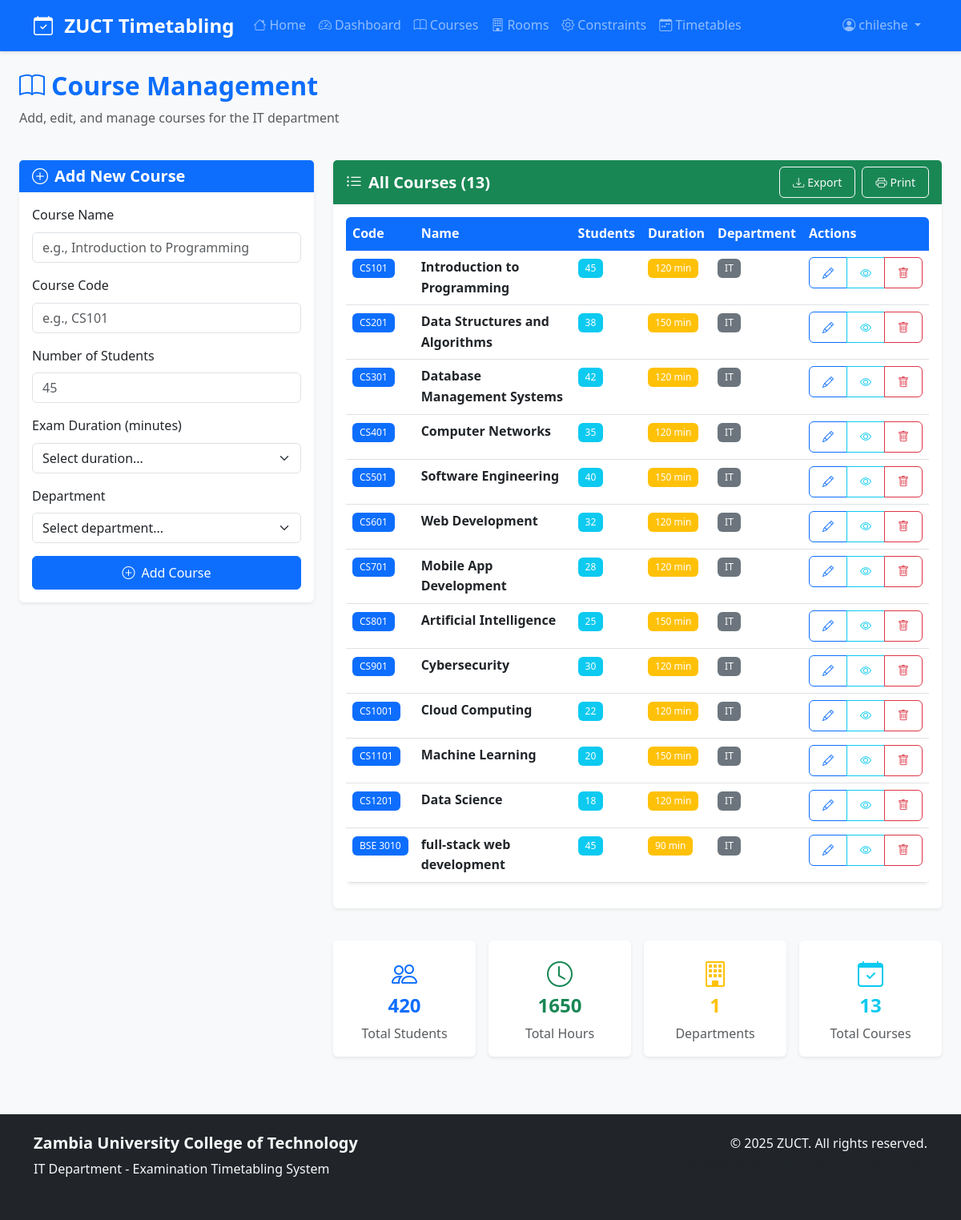
The app's page /courses (signed in) with its own data.
### models.py (models this page shows, shortened)
class User(UserMixin, db.Model):
    __tablename__ = 'user'
    id = db.Column(db.Integer, primary_key=True)
    username = db.Column(db.String(80), unique=True, nullable=False)
    email = db.Column(db.String(120), unique=True, nullable=False)
    password_hash = db.Column(db.String(255), nullable=False)
    role = db.Column(db.String(20), default='user')  # admin, user
    created_at = db.Column(db.DateTime, default=datetime.utcnow)
    oauth_provider = db.Column(db.String(50), nullable=True)  # google, facebook, github, microsoft
    oauth_provider_id = db.Column(db.String(100), nullable=True)
    full_name = db.Column(db.String(200), nullable=True)
    avatar_url = db.Column(db.String(500), nullable=True)
    __table_args__ = (
        db.UniqueConstraint('oauth_provider', 'oauth_provider_id', name='uq_oauth_provider_id'),
    )

class Course(db.Model):
    __tablename__ = 'course'
    id = db.Column(db.Integer, primary_key=True)
    name = db.Column(db.String(200), nullable=False)
    code = db.Column(db.String(20), unique=True, nullable=False)
    students = db.Column(db.Integer, default=0)
    duration = db.Column(db.Integer, default=120)  # in minutes
    department = db.Column(db.String(100), default='IT')
    created_at = db.Column(db.DateTime, default=datetime.utcnow)
    exams = db.relationship('Exam', backref='course', lazy=True)

### app.py (the view, shortened to what this page needs)
@app.route('/courses', methods=['GET', 'POST'])
@login_required
def manage_courses():
    courses = Course.query.all()
    return render_template('courses.html', courses=courses)

### app.py (called while the page is built)
@login_manager.user_loader
def load_user(user_id):
    return User.query.get(int(user_id))

### templates/courses.html (shortened to what this page needs)
{% extends "base.html" %}
{% block content %}
<div class="container-fluid">
    <div class="row mb-4">
        <div class="col-12">
            <h1 class="h2 fw-bold text-primary">
                <i class="bi bi-book me-2"></i>Course Management
            </h1>
            <p class="text-muted">Add, edit, and manage courses for the IT department</p>
        </div>
    </div>
    <div class="row g-4">
        <div class="col-lg-4">
            <div class="card border-0 shadow-sm">
                <div class="card-header bg-primary text-white">
                    <h5 class="mb-0">
                        <i class="bi bi-plus-circle me-2"></i>Add New Course
                    </h5>
                </div>
                <div class="card-body">
                    <form method="POST">
                        <div class="mb-3">
                            <label for="name" class="form-label">Course Name</label>
                            <input type="text" class="form-control" id="name" name="name"
                                   placeholder="e.g., Introduction to Programming" required>
                        </div>
                        <div class="mb-3">
                            <label for="code" class="form-label">Course Code</label>
                            <input type="text" class="form-control" id="code" name="code"
                                   placeholder="e.g., CS101" required>
                        </div>
                        <div class="mb-3">
                            <label for="students" class="form-label">Number of Students</label>
                            <input type="number" class="form-control" id="students" name="students"
                                   placeholder="45" min="1" max="200" required>
                        </div>
                        <div class="mb-3">
                            <label for="duration" class="form-label">Exam Duration (minutes)</label>
                            <select class="form-select" id="duration" name="duration" required>
                                <option value="">Select duration...</option>
                            </select>
                        </div>
                        <div class="mb-3">
                            <label for="department" class="form-label">Department</label>
                            <select class="form-select" id="department" name="department" required>
                                <option value="">Select department...</option>
                            </select>
                        </div>
                        <div class="d-grid">
                            <button type="submit" class="btn btn-primary">
                                <i class="bi bi-plus-circle me-2"></i>Add Course
                            </button>
                        </div>
                    </form>
                </div>
            </div>
        </div>
        <div class="col-lg-8">
            <div class="card border-0 shadow-sm">
                <div class="card-header bg-success text-white d-flex justify-content-between align-items-center">
                    <h5 class="mb-0">
                        <i class="bi bi-list-ul me-2"></i>All Courses ({{ courses|length }})
                    </h5>
                    <div class="d-flex gap-2">
                        <button class="btn btn-outline-light btn-sm" onclick="exportCourses()">
                            <i class="bi bi-download me-1"></i>Export
                        </button>
                        <button class="btn btn-outline-light btn-sm" onclick="printCourses()">
                            <i class="bi bi-printer me-1"></i>Print
                        </button>
                    </div>
                </div>
                <div class="card-body">
                    {% if courses %}
                    <div class="table-responsive">
                        <table class="table table-hover">
                            <thead>
                                <tr>
                                    <th>Code</th>
                                    <th>Name</th>
                                    <th>Students</th>
                                    <th>Duration</th>
                                    <th>Department</th>
                                    <th>Actions</th>
                                </tr>
                            </thead>
                            <tbody>
                                {% for course in courses %}
                                <tr>
                                    <td>
                                        <span class="badge bg-primary">{{ course.code }}</span>
                                    </td>
                                    <td>
                                        <strong>{{ course.name }}</strong>
                                    </td>
                                    <td>
                                        <span class="badge bg-info">{{ course.students }}</span>
                                    </td>
                                    <td>
                                        <span class="badge bg-warning">{{ course.duration }} min</span>
                                    </td>
                                    <td>
                                        <span class="badge bg-secondary">{{ course.department }}</span>
                                    </td>
                                    <td>
                                        <div class="btn-group btn-group-sm" role="group">
                                            <button type="button" class="btn btn-outline-primary"
                                                    onclick="editCourse({{ course.id }})"
                                                    title="Edit Course">
                                                <i class="bi bi-pencil"></i>
                                            </button>
                                            <button type="button" class="btn btn-outline-info"
                                                    onclick="viewCourse({{ course.id }})"
                                                    title="View Details">
                                                <i class="bi bi-eye"></i>
                                            </button>
                                            <button type="button" class="btn btn-outline-danger"
                                                    onclick="deleteCourse({{ course.id }}, '{{ course.name }}')"
                                                    title="Delete Course">
                                                <i class="bi bi-trash"></i>
                                            </button>
                                        </div>
                                    </td>
                                </tr>
                                {% endfor %}
                            </tbody>
                        </table>
                    </div>
                    {% else %}
                    <div class="text-center py-5">
                        <i class="bi bi-book text-muted" style="font-size: 3rem;"></i>
                        <h5 class="text-muted mt-3">No courses found</h5>
                        <p class="text-muted">Start by adding your first course using the form on the left.</p>
                    </div>
                    {% endif %}
                </div>
            </div>
            {% if courses %}
            <div class="row g-3 mt-4">
                <div class="col-md-3">
                    <div class="card border-0 shadow-sm text-center">
                        <div class="card-body">
                            <i class="bi bi-people text-primary mb-2" style="font-size: 2rem;"></i>
                            <h4 class="text-primary">{{ courses|sum(attribute='students') }}</h4>
                            <p class="text-muted mb-0">Total Students</p>
                        </div>
                    </div>
                </div>
                <div class="col-md-3">
                    <div class="card border-0 shadow-sm text-center">
                        <div class="card-body">
                            <i class="bi bi-clock text-success mb-2" style="font-size: 2rem;"></i>
                            <h4 class="text-success">{{ courses|sum(attribute='duration') }}</h4>
                            <p class="text-muted mb-0">Total Hours</p>
                        </div>
                    </div>
                </div>
                <div class="col-md-3">
                    <div class="card border-0 shadow-sm text-center">
                        <div class="card-body">
                            <i class="bi bi-building text-warning mb-2" style="font-size: 2rem;"></i>
                            <h4 class="text-warning">{{ courses|groupby('department')|length }}</h4>
                            <p class="text-muted mb-0">Departments</p>
                        </div>
                    </div>
                </div>
                <div class="col-md-3">
                    <div class="card border-0 shadow-sm text-center">
                        <div class="card-body">
                            <i class="bi bi-calendar-check text-info mb-2" style="font-size: 2rem;"></i>
                            <h4 class="text-info">{{ courses|length }}</h4>
                            <p class="text-muted mb-0">Total Courses</p>
                        </div>
                    </div>
                </div>
            </div>
            {% endif %}
        </div>
    </div>
</div>
{% endblock %}

### templates/base.html (shortened to what this page needs)
<!DOCTYPE html>
<html lang="en">
<head>
    <link href="https://cdn.jsdelivr.net/npm/bootstrap@5.3.0/dist/css/bootstrap.min.css" rel="stylesheet">
    <link href="https://cdn.jsdelivr.net/npm/bootstrap-icons@1.10.0/font/bootstrap-icons.css" rel="stylesheet">
    <link href="{{ url_for('static', filename='css/style.css') }}" rel="stylesheet">
</head>
<body>
    <nav class="navbar navbar-expand-lg navbar-dark bg-primary">
        <div class="container">
            <a class="navbar-brand fw-bold" href="{{ url_for('home') }}">
                <i class="bi bi-calendar-check me-2"></i>
                ZUCT Timetabling
            </a>
            <div class="collapse navbar-collapse" id="navbarNav">
                <ul class="navbar-nav me-auto">
                    <li class="nav-item">
                        <a class="nav-link" href="{{ url_for('home') }}">
                            <i class="bi bi-house me-1"></i>Home
                        </a>
                    </li>
                    {% if current_user.is_authenticated %}
                    <li class="nav-item">
                        <a class="nav-link" href="{{ url_for('dashboard') }}">
                            <i class="bi bi-speedometer2 me-1"></i>Dashboard
                        </a>
                    </li>
                    <li class="nav-item">
                        <a class="nav-link" href="{{ url_for('manage_courses') }}">
                            <i class="bi bi-book me-1"></i>Courses
                        </a>
                    </li>
                    <li class="nav-item">
                        <a class="nav-link" href="{{ url_for('manage_rooms') }}">
                            <i class="bi bi-building me-1"></i>Rooms
                        </a>
                    </li>
                    <li class="nav-item">
                        <a class="nav-link" href="{{ url_for('manage_constraints') }}">
                            <i class="bi bi-gear me-1"></i>Constraints
                        </a>
                    </li>
                    <li class="nav-item">
                        <a class="nav-link" href="{{ url_for('view_timetables') }}">
                            <i class="bi bi-calendar-week me-1"></i>Timetables
                        </a>
                    </li>
                    {% endif %}
                </ul>
                <ul class="navbar-nav">
                    {% if current_user.is_authenticated %}
                    <li class="nav-item dropdown">
                        <a class="nav-link dropdown-toggle" href="#" role="button" data-bs-toggle="dropdown">
                            <i class="bi bi-person-circle me-1"></i>{{ current_user.username }}
                        </a>
                    </li>
                    {% endif %}
                </ul>
            </div>
        </div>
    </nav>
    <main class="container-fluid py-4">
        {% block content %}{% endblock %}
    </main>
    <footer class="bg-dark text-light py-4 mt-5">
        <div class="container">
            <div class="row">
                <div class="col-md-6">
                    <h5>Zambia University College of Technology</h5>
                    <p class="mb-0">IT Department - Examination Timetabling System</p>
                    <small class="text-muted">Powered by Advanced Optimization Algorithms</small>
                </div>
                <div class="col-md-6 text-md-end">
                    <p class="mb-0">© 2025 ZUCT. All rights reserved.</p>
                    <small class="text-muted">Research Project: Hybrid GA + SA Optimization</small>
                </div>
            </div>
        </div>
    </footer>
</body>
</html>

### static/css/style.css (style rules this page uses)
:root { --primary-color: #0d6efd; --secondary-color: #6c757d; --success-color: #198754; --warning-color: #ffc107; --danger-color: #dc3545; --info-color: #0dcaf0; --light-color: #f8f9fa; --dark-color: #212529; --border-radius: 0.375rem; --box-shadow: 0 0.125rem 0.25rem rgba(0, 0, 0, 0.075); --transition: all 0.3s ease; }
* { box-sizing: border-box; }
body { font-family: 'Segoe UI', Tahoma, Geneva, Verdana, sans-serif; line-height: 1.6; color: var(--dark-color); background-color: #f8f9fa; }
h1, h2, h3, h4, h5, h6 { font-weight: 600; line-height: 1.2; }
.navbar { box-shadow: 0 2px 4px rgba(0, 0, 0, 0.1); }
.navbar-brand { font-weight: 700; font-size: 1.5rem; }
.nav-link { font-weight: 500; transition: var(--transition); }
.card { border: none; border-radius: var(--border-radius); box-shadow: var(--box-shadow); transition: var(--transition); }
.card-header { border-bottom: none; font-weight: 600; }
.btn { border-radius: var(--border-radius); font-weight: 500; transition: var(--transition); padding: 0.5rem 1rem; }
.form-control, .form-select { border-radius: var(--border-radius); border: 1px solid #dee2e6; transition: var(--transition); }
.badge { font-weight: 500; padding: 0.5em 0.75em; }
.table { background-color: white; border-radius: var(--border-radius); overflow: hidden; box-shadow: var(--box-shadow); }
.table thead th { background-color: var(--primary-color); color: white; border: none; font-weight: 600; }

### records on screen
User: username "chileshe"
Course: code "CS101", name "Introduction to Programming", students "45", duration "120", department "IT"
Course: code "CS201", name "Data Structures and Algorithms", students "38", duration "150", department "IT"
Course: code "CS301", name "Database Management Systems", students "42", duration "120", department "IT"
Course: code "CS401", name "Computer Networks", students "35", duration "120", department "IT"
Course: code "CS501", name "Software Engineering", students "40", duration "150", department "IT"
Course: code "CS601", name "Web Development", students "32", duration "120", department "IT"
Course: code "CS701", name "Mobile App Development", students "28", duration "120", department "IT"
Course: code "CS801", name "Artificial Intelligence", students "25", duration "150", department "IT"
Course: code "CS901", name "Cybersecurity", students "30", duration "120", department "IT"
Course: code "CS1001", name "Cloud Computing", students "22", duration "120", department "IT"
Course: code "CS1101", name "Machine Learning", students "20", duration "150", department "IT"
Course: code "CS1201", name "Data Science", students "18", duration "120", department "IT"
Course: code "BSE 3010", name "full-stack web development", students "45", duration "90", department "IT"

### other values on screen
{{ courses|length }} "13"
{{ courses|sum(attribute='students') }} "420"
{{ courses|sum(attribute='duration') }} "1650"
{{ courses|groupby('department')|length }} "1"
